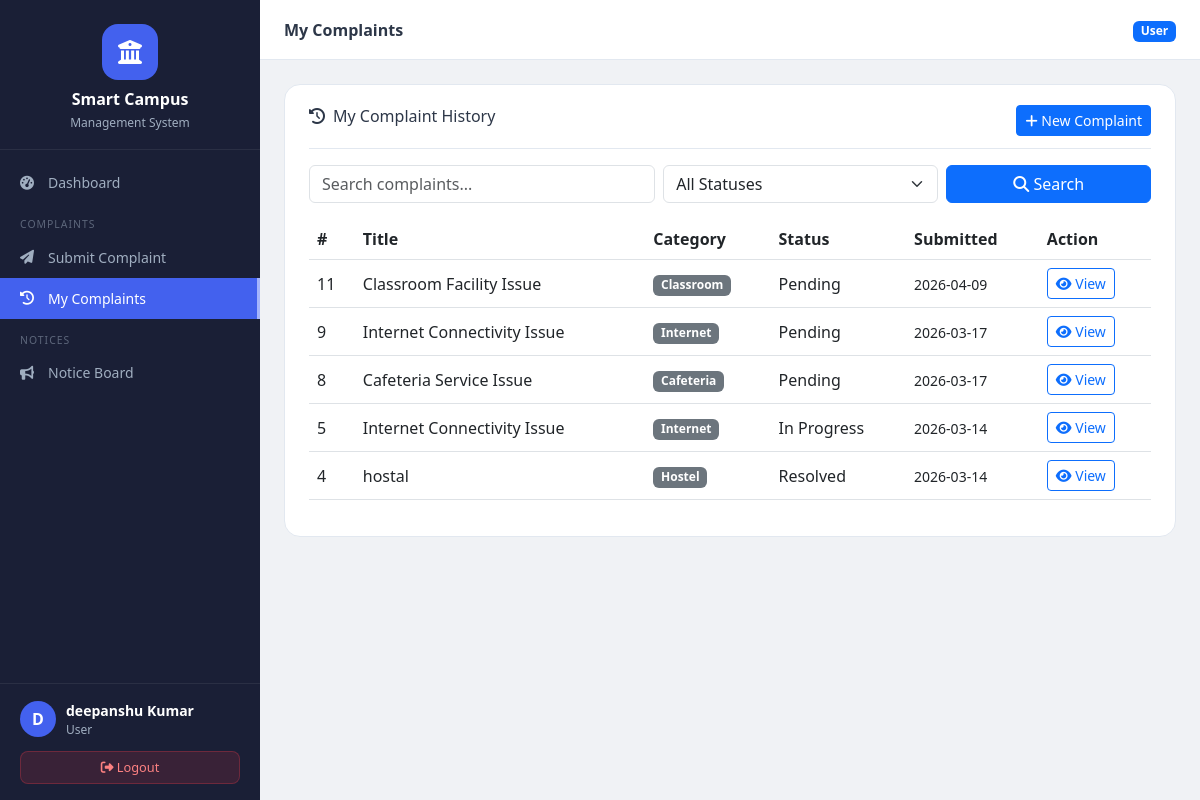
/complaints/my (signed in), run on the app's committed database.
### tables this page shows
CREATE TABLE complaints (
        id INTEGER PRIMARY KEY AUTOINCREMENT,
        user_id INTEGER NOT NULL,
        title TEXT NOT NULL,
        category TEXT NOT NULL,
        description TEXT NOT NULL,
        status TEXT NOT NULL DEFAULT 'Pending',
        admin_note TEXT,
        created_at TEXT NOT NULL,
        updated_at TEXT NOT NULL,
        FOREIGN KEY (user_id) REFERENCES users(id)
    );

### routes/complaints.py (the view)
@complaints_bp.route('/my')
@login_required
def my_complaints():
    if session.get('user_role') == 'admin':
        return redirect(url_for('complaints.all_complaints'))
    search = request.args.get('search', '').strip()
    status_filter = request.args.get('status', '')
    conn = get_connection()
    query = "SELECT * FROM complaints WHERE user_id=?"
    params = [session['user_id']]
    if search:
        query += " AND (title LIKE ? OR description LIKE ?)"
        params += [f'%{search}%', f'%{search}%']
    if status_filter and status_filter in STATUSES:
        query += " AND status=?"
        params.append(status_filter)
    query += " ORDER BY created_at DESC"
    complaints = conn.execute(query, params).fetchall()
    conn.close()
    return render_template(
        'user/my_complaints.html',
        complaints=complaints,
        categories=CATEGORIES,
        statuses=STATUSES,
        search=search,
        status_filter=status_filter
    )

### models/database.py (called while the page is built)
def get_connection():
    conn = sqlite3.connect(DB_PATH)
    conn.row_factory = sqlite3.Row
    conn.execute("PRAGMA foreign_keys = ON")
    return conn

### routes/complaints.py (called while the page is built)
def login_required(f):
    @wraps(f)
    def decorated(*args, **kwargs):
        if 'user_id' not in session:
            return redirect(url_for('auth.login'))
        return f(*args, **kwargs)
    return decorated

### templates/user/my_complaints.html (shortened to what this page needs)
{% extends 'base.html' %}
{% block page_title %}My Complaints{% endblock %}
{% block content %}
<div class="card-box">
    <div class="card-box-header">
        <h6><i class="fas fa-history me-2"></i>My Complaint History</h6>
        <a href="{{ url_for('complaints.submit') }}" class="btn btn-sm btn-primary">
            <i class="fas fa-plus"></i> New Complaint
        </a>
    </div>
    <form method="GET" class="row g-2 mb-3">
        <div class="col-md-5">
            <input type="text" name="search" class="form-control" placeholder="Search complaints..." value="{{ search }}">
        </div>
        <div class="col-md-4">
            <select name="status" class="form-select">
                <option value="">All Statuses</option>
            </select>
        </div>
        <div class="col-md-3">
            <button type="submit" class="btn btn-primary w-100">
                <i class="fas fa-search"></i> Search
            </button>
        </div>
    </form>
    {% if complaints %}
    <div class="table-responsive">
        <table class="table table-hover align-middle">
            <thead>
                <tr>
                    <th>#</th>
                    <th>Title</th>
                    <th>Category</th>
                    <th>Status</th>
                    <th>Submitted</th>
                    <th>Action</th>
                </tr>
            </thead>
            <tbody>
            {% for c in complaints %}
            <tr>
                <td>{{ c.id }}</td>
                <td>{{ c.title }}</td>
                <td><span class="badge bg-secondary">{{ c.category }}</span></td>
                <td><span class="status-badge status-{{ c.status|lower|replace(' ', '-') }}">{{ c.status }}</span></td>
                <td><small>{{ c.created_at[:10] }}</small></td>
                <td>
                    <a href="{{ url_for('complaints.view', complaint_id=c.id) }}" class="btn btn-sm btn-outline-primary">
                        <i class="fas fa-eye"></i> View
                    </a>
                </td>
            </tr>
            {% endfor %}
            </tbody>
        </table>
    </div>
    {% else %}
    <div class="empty-state">
        <i class="fas fa-inbox"></i>
        <p>No complaints found.</p>
        <a href="{{ url_for('complaints.submit') }}" class="btn btn-primary btn-sm mt-2">Submit a Complaint</a>
    </div>
    {% endif %}
</div>
{% endblock %}

### static/css/style.css (style rules this page uses)
:root { --primary: #4361ee; --primary-dark: #3451d1; --success: #2ec4b6; --warning: #f77f00; --danger: #e63946; --sidebar-bg: #1a1f36; --sidebar-text: #a0aec0; --sidebar-active: #4361ee; --bg: #f0f2f5; --card-bg: #ffffff; --text: #2d3748; --border: #e2e8f0; }
* { box-sizing:border-box; }
body { font-family:'Segoe UI',system-ui,-apple-system,sans-serif; background:var(--bg); color:var(--text); margin:0; }
.card-box { background:#fff; border-radius:16px; padding:20px 24px; border:1px solid var(--border); width:100%; }
.card-box-header { display:flex; justify-content:space-between; align-items:center; margin-bottom:16px; border-bottom:1px solid var(--border); padding-bottom:12px; }

### data on the page
complaints: id "11", title "Classroom Facility Issue", category "Classroom", status "Pending", created_at "2026-04-09"
complaints: id "9", title "Internet Connectivity Issue", category "Internet", status "Pending", created_at "2026-03-17"
complaints: id "8", title "Cafeteria Service Issue", category "Cafeteria", status "Pending", created_at "2026-03-17"
complaints: id "5", title "Internet Connectivity Issue", category "Internet", status "In Progress", created_at "2026-03-14"
complaints: id "4", title "hostal", category "Hostel", status "Resolved", created_at "2026-03-14"

### other printed values
{{ session.user_name[0]|upper }} "D"
{{ session.user_name }} "deepanshu Kumar"
{{ session.user_role|capitalize }} "User"
